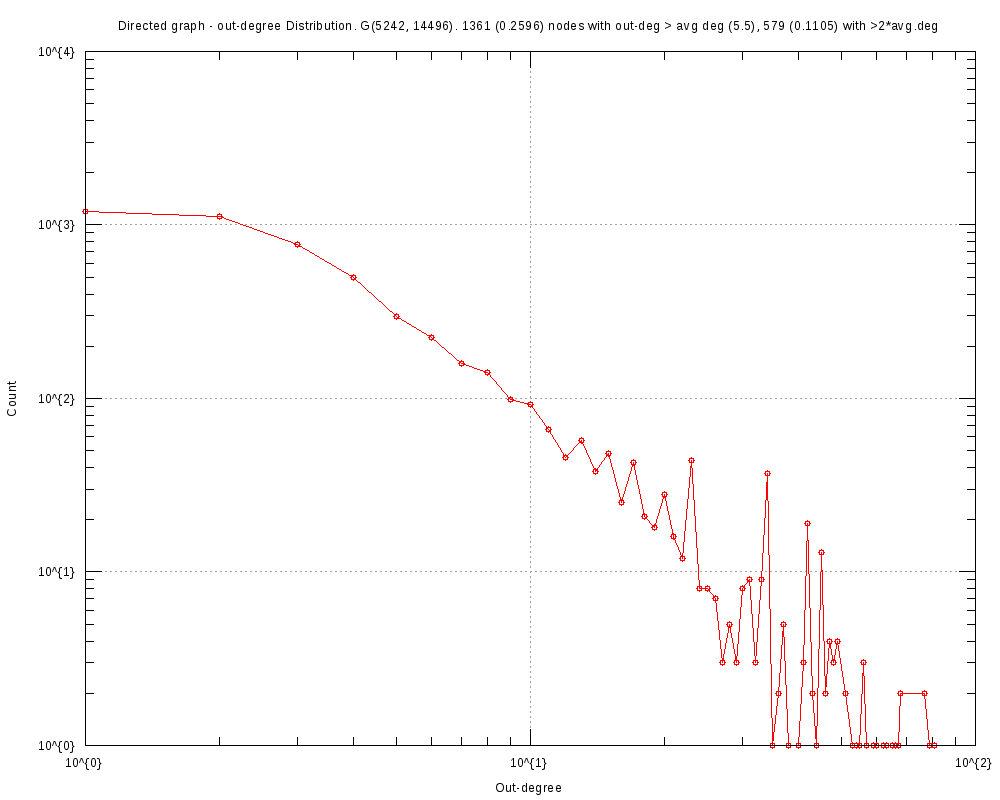

gnuplot code for this plot:
#
# Directed graph - out-degree Distribution. G(5242, 14496). 1361 (0.2596) nodes with out-deg > avg deg (5.5), 579 (0.1105) with >2*avg.deg (Thu Oct 26 17:46:53 2017)
#

set title "Directed graph - out-degree Distribution. G(5242, 14496). 1361 (0.2596) nodes with out-deg > avg deg (5.5), 579 (0.1105) with >2*avg.deg"
set key bottom right
set logscale xy 10
set format x "10^{%L}"
set mxtics 10
set format y "10^{%L}"
set mytics 10
set grid
set xlabel "Out-degree"
set ylabel "Count"
set tics scale 2
set terminal png font arial 10 size 1000,800
set output 'outDeg.GRQ.png'
plot 	"outDeg.GRQ.tab" using 1:2 title "" with linespoints pt 6
